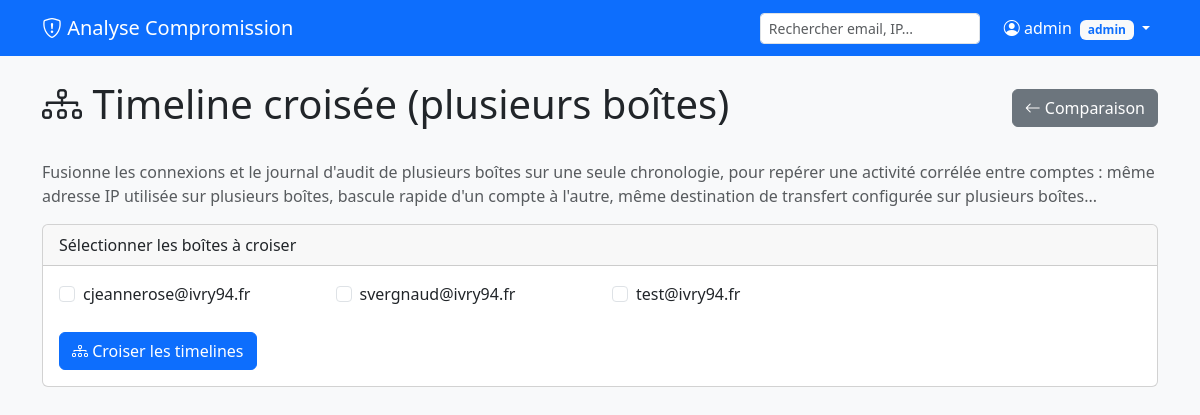
Page /timeline/cross (signed in) on the committed database.
### tables this page shows
CREATE TABLE boites_compromises (
        id INTEGER PRIMARY KEY AUTOINCREMENT,
        user_email TEXT NOT NULL,
        date_compromission TEXT,
        heure_compromission TEXT,
        date_decouverte TEXT,
        notes TEXT,
        created_at TIMESTAMP DEFAULT CURRENT_TIMESTAMP
    , ai_analysis TEXT, ai_analysis_at TEXT, ai_analysis_model TEXT, ai_analysis_provider TEXT);

### app.py (the view)
@app.route('/timeline/cross', methods=['GET', 'POST'])
def cross_timeline():
    conn = get_db()
    all_boites = conn.execute('SELECT id, user_email FROM boites_compromises ORDER BY user_email').fetchall()
    conn.close()
    if request.method == 'POST':
        selected_ids = sorted(set(int(i) for i in request.form.getlist('boite_ids') if i.isdigit()))
    else:
        ids_param = request.args.get('ids', '')
        selected_ids = sorted(set(int(i) for i in ids_param.split(',') if i.strip().isdigit()))
    events, findings, boites, colors = None, None, None, {}
    if len(selected_ids) >= 2:
        events, boites = build_cross_timeline(selected_ids)
        findings = analyze_cross_boite_signals(events, boites, selected_ids)
        colors = {bid: CROSS_TIMELINE_COLORS[i % len(CROSS_TIMELINE_COLORS)] for i, bid in enumerate(selected_ids)}
    elif request.method == 'POST':
        flash('Sélectionnez au moins 2 boîtes pour croiser leurs timelines')
    return render_template('cross_timeline.html', all_boites=all_boites, selected_ids=selected_ids,
                         events=events, findings=findings, boites=boites, colors=colors)

### app.py (called while the page is built)
def get_db():
    conn = sqlite3.connect(DB_PATH)
    conn.row_factory = sqlite3.Row
    return conn

@app.before_request
def require_login():
    if request.endpoint is None or request.endpoint in PUBLIC_ENDPOINTS or request.path.startswith('/api/v1/'):
        return
    if not session.get('user_id'):
        return redirect(url_for('login', next=request.path))
    if session.get('must_change_password') and request.endpoint not in PASSWORD_CHANGE_ALLOWED_ENDPOINTS:
        return redirect(url_for('change_password'))

### templates/cross_timeline.html (shortened to what this page needs)
{% extends "base.html" %}
{% block content %}
<div class="d-flex justify-content-between align-items-center mb-4">
    <h1><i class="bi bi-diagram-3"></i> Timeline croisée (plusieurs boîtes)</h1>
    <a href="{{ url_for('compare_boites') }}" class="btn btn-secondary">
        <i class="bi bi-arrow-left"></i> Comparaison
    </a>
</div>
<p class="text-muted">
    Fusionne les connexions et le journal d'audit de plusieurs boîtes sur une seule chronologie, pour repérer une
    activité corrélée entre comptes : même adresse IP utilisée sur plusieurs boîtes, bascule rapide d'un compte à
    l'autre, même destination de transfert configurée sur plusieurs boîtes...
</p>
<div class="card mb-4">
    <div class="card-header">Sélectionner les boîtes à croiser</div>
    <div class="card-body">
        {% if not all_boites %}
        <div class="alert alert-info mb-0">Aucune boîte enregistrée.</div>
        {% else %}
        <form method="POST">
            <div class="row mb-3">
                {% for b in all_boites %}
                <div class="col-md-4 col-lg-3 mb-2">
                    <div class="form-check">
                        <input class="form-check-input" type="checkbox" name="boite_ids" value="{{ b.id }}" id="b{{ b.id }}"
                               {% if b.id in selected_ids %}checked{% endif %}>
                        <label class="form-check-label" for="b{{ b.id }}">{{ b.user_email }}</label>
                    </div>
                </div>
                {% endfor %}
            </div>
            <button type="submit" class="btn btn-primary">
                <i class="bi bi-diagram-3"></i> Croiser les timelines
            </button>
        </form>
        {% endif %}
    </div>
</div>
{% endblock %}

### templates/base.html (style rules this page uses)
body { background-color: #f8f9fa; }

### rows in the picture
boites_compromises: user_email "cjeannerose@ivry94.fr"
boites_compromises: user_email "svergnaud@ivry94.fr"
boites_compromises: user_email "test@ivry94.fr"

### other values in the picture
{{ session.get('username') }} "admin"
